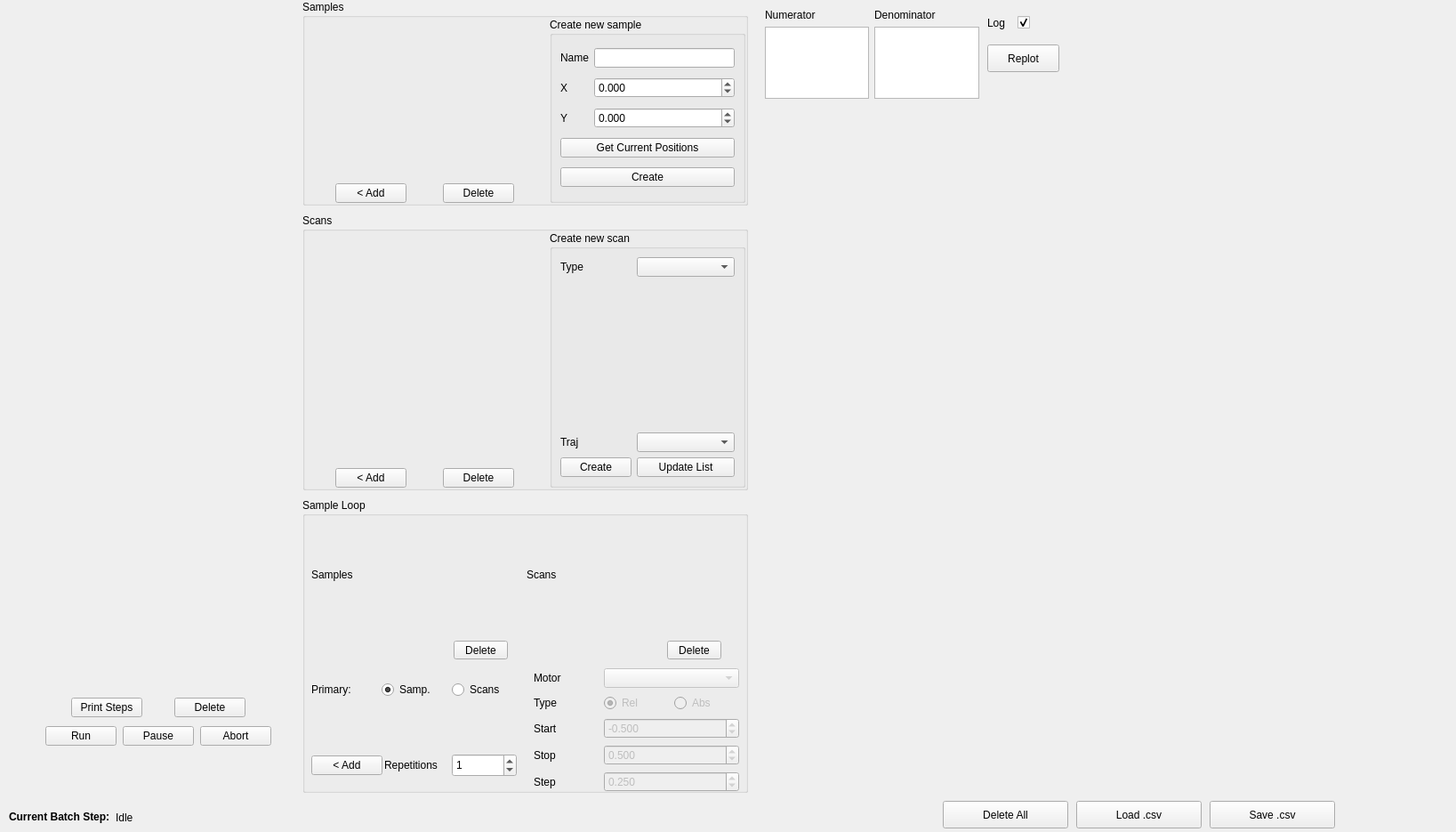
<?xml version="1.0" encoding="UTF-8"?>
<ui version="4.0">
 <class>Form</class>
 <widget class="QWidget" name="Form">
  <property name="geometry">
   <rect>
    <x>0</x>
    <y>0</y>
    <width>1637</width>
    <height>935</height>
   </rect>
  </property>
  <property name="windowTitle">
   <string>Form</string>
  </property>
  <widget class="QWidget" name="verticalLayoutWidget_11">
   <property name="geometry">
    <rect>
     <x>850</x>
     <y>130</y>
     <width>761</width>
     <height>381</height>
    </rect>
   </property>
   <layout class="QVBoxLayout" name="plot_batch_waterfall">
    <property name="spacing">
     <number>0</number>
    </property>
   </layout>
  </widget>
  <widget class="QWidget" name="layoutWidget">
   <property name="geometry">
    <rect>
     <x>10</x>
     <y>910</y>
     <width>971</width>
     <height>17</height>
    </rect>
   </property>
   <layout class="QHBoxLayout" name="horizontalLayout_3">
    <item>
     <widget class="QLabel" name="label_25">
      <property name="sizePolicy">
       <sizepolicy hsizetype="Maximum" vsizetype="Preferred">
        <horstretch>0</horstretch>
        <verstretch>0</verstretch>
       </sizepolicy>
      </property>
      <property name="text">
       <string>&lt;html&gt;&lt;head/&gt;&lt;body&gt;&lt;p&gt;&lt;span style=&quot; font-weight:600;&quot;&gt;Current Batch Step:&lt;/span&gt;&lt;/p&gt;&lt;/body&gt;&lt;/html&gt;</string>
      </property>
     </widget>
    </item>
    <item>
     <widget class="QLabel" name="label_batch_step">
      <property name="text">
       <string>Idle</string>
      </property>
     </widget>
    </item>
   </layout>
  </widget>
  <widget class="QWidget" name="horizontalLayoutWidget_4">
   <property name="geometry">
    <rect>
     <x>1110</x>
     <y>10</y>
     <width>61</width>
     <height>31</height>
    </rect>
   </property>
   <layout class="QHBoxLayout" name="horizontalLayout_7">
    <item>
     <widget class="QLabel" name="label_132">
      <property name="minimumSize">
       <size>
        <width>0</width>
        <height>0</height>
       </size>
      </property>
      <property name="text">
       <string>Log</string>
      </property>
     </widget>
    </item>
    <item>
     <widget class="QCheckBox" name="checkBox_log_batch">
      <property name="text">
       <string/>
      </property>
      <property name="checked">
       <bool>true</bool>
      </property>
      <property name="tristate">
       <bool>false</bool>
      </property>
     </widget>
    </item>
   </layout>
  </widget>
  <widget class="QWidget" name="layoutWidget_2">
   <property name="geometry">
    <rect>
     <x>50</x>
     <y>780</y>
     <width>256</width>
     <height>62</height>
    </rect>
   </property>
   <layout class="QVBoxLayout" name="verticalLayout_2">
    <item>
     <layout class="QHBoxLayout" name="horizontalLayout_2">
      <item>
       <widget class="QPushButton" name="push_batch_print_steps">
        <property name="sizePolicy">
         <sizepolicy hsizetype="Maximum" vsizetype="Fixed">
          <horstretch>0</horstretch>
          <verstretch>0</verstretch>
         </sizepolicy>
        </property>
        <property name="text">
         <string>Print Steps</string>
        </property>
       </widget>
      </item>
      <item>
       <widget class="QPushButton" name="push_batch_delete">
        <property name="sizePolicy">
         <sizepolicy hsizetype="Maximum" vsizetype="Fixed">
          <horstretch>0</horstretch>
          <verstretch>0</verstretch>
         </sizepolicy>
        </property>
        <property name="text">
         <string>Delete</string>
        </property>
       </widget>
      </item>
     </layout>
    </item>
    <item>
     <layout class="QHBoxLayout" name="horizontalLayout_4">
      <item>
       <widget class="QPushButton" name="push_batch_run">
        <property name="sizePolicy">
         <sizepolicy hsizetype="Maximum" vsizetype="Fixed">
          <horstretch>0</horstretch>
          <verstretch>0</verstretch>
         </sizepolicy>
        </property>
        <property name="text">
         <string>Run</string>
        </property>
       </widget>
      </item>
      <item>
       <widget class="QPushButton" name="push_batch_pause">
        <property name="sizePolicy">
         <sizepolicy hsizetype="Maximum" vsizetype="Fixed">
          <horstretch>0</horstretch>
          <verstretch>0</verstretch>
         </sizepolicy>
        </property>
        <property name="text">
         <string>Pause</string>
        </property>
       </widget>
      </item>
      <item>
       <widget class="QPushButton" name="push_batch_abort">
        <property name="sizePolicy">
         <sizepolicy hsizetype="Maximum" vsizetype="Fixed">
          <horstretch>0</horstretch>
          <verstretch>0</verstretch>
         </sizepolicy>
        </property>
        <property name="text">
         <string>Abort</string>
        </property>
       </widget>
      </item>
     </layout>
    </item>
   </layout>
  </widget>
  <widget class="QGroupBox" name="groupBox_4">
   <property name="geometry">
    <rect>
     <x>340</x>
     <y>560</y>
     <width>501</width>
     <height>331</height>
    </rect>
   </property>
   <property name="title">
    <string>Sample Loop</string>
   </property>
   <widget class="QPushButton" name="push_delete_sample_loop">
    <property name="geometry">
     <rect>
      <x>170</x>
      <y>160</y>
      <width>61</width>
      <height>21</height>
     </rect>
    </property>
    <property name="text">
     <string>Delete</string>
    </property>
   </widget>
   <widget class="QWidget" name="gridLayoutWidget_18">
    <property name="geometry">
     <rect>
      <x>10</x>
      <y>20</y>
      <width>481</width>
      <height>131</height>
     </rect>
    </property>
    <layout class="QGridLayout" name="gridLayout_22">
     <property name="spacing">
      <number>2</number>
     </property>
     <item row="0" column="0">
      <widget class="QLabel" name="label_119">
       <property name="text">
        <string>Samples</string>
       </property>
      </widget>
     </item>
     <item row="0" column="1">
      <widget class="QLabel" name="label_120">
       <property name="text">
        <string>Scans</string>
       </property>
      </widget>
     </item>
    </layout>
   </widget>
   <widget class="QPushButton" name="push_delete_sample_loop_scan">
    <property name="geometry">
     <rect>
      <x>410</x>
      <y>160</y>
      <width>61</width>
      <height>21</height>
     </rect>
    </property>
    <property name="text">
     <string>Delete</string>
    </property>
   </widget>
   <widget class="QWidget" name="gridLayoutWidget_19">
    <property name="geometry">
     <rect>
      <x>10</x>
      <y>280</y>
      <width>231</width>
      <height>41</height>
     </rect>
    </property>
    <layout class="QGridLayout" name="gridLayout_29">
     <property name="sizeConstraint">
      <enum>QLayout::SetDefaultConstraint</enum>
     </property>
     <property name="spacing">
      <number>2</number>
     </property>
     <item row="0" column="1">
      <widget class="QLabel" name="label_123">
       <property name="text">
        <string>Repetitions</string>
       </property>
      </widget>
     </item>
     <item row="0" column="2">
      <widget class="QSpinBox" name="spinBox_sample_loop_rep">
       <property name="minimumSize">
        <size>
         <width>0</width>
         <height>26</height>
        </size>
       </property>
       <property name="minimum">
        <number>0</number>
       </property>
       <property name="maximum">
        <number>999</number>
       </property>
       <property name="value">
        <number>1</number>
       </property>
      </widget>
     </item>
     <item row="0" column="0">
      <widget class="QPushButton" name="push_add_sample_loop">
       <property name="text">
        <string>&lt; Add</string>
       </property>
      </widget>
     </item>
    </layout>
   </widget>
   <widget class="QWidget" name="gridLayoutWidget_23">
    <property name="geometry">
     <rect>
      <x>10</x>
      <y>200</y>
      <width>231</width>
      <height>31</height>
     </rect>
    </property>
    <layout class="QGridLayout" name="gridLayout_33">
     <item row="0" column="1">
      <widget class="QRadioButton" name="radioButton_sample_loop">
       <property name="text">
        <string>Samp.</string>
       </property>
       <property name="checked">
        <bool>true</bool>
       </property>
      </widget>
     </item>
     <item row="0" column="0">
      <widget class="QLabel" name="label_127">
       <property name="text">
        <string>Primary:</string>
       </property>
      </widget>
     </item>
     <item row="0" column="2">
      <widget class="QRadioButton" name="radioButton_sample_loop_scans">
       <property name="text">
        <string>Scans</string>
       </property>
      </widget>
     </item>
    </layout>
   </widget>
   <widget class="QWidget" name="gridLayoutWidget_21">
    <property name="geometry">
     <rect>
      <x>260</x>
      <y>190</y>
      <width>231</width>
      <height>142</height>
     </rect>
    </property>
    <layout class="QGridLayout" name="gridLayout_30">
     <item row="3" column="0">
      <widget class="QLabel" name="label_126">
       <property name="text">
        <string>Stop</string>
       </property>
      </widget>
     </item>
     <item row="0" column="0">
      <widget class="QLabel" name="label_124">
       <property name="text">
        <string>Motor</string>
       </property>
      </widget>
     </item>
     <item row="2" column="0">
      <widget class="QLabel" name="label_125">
       <property name="text">
        <string>Start</string>
       </property>
      </widget>
     </item>
     <item row="4" column="0">
      <widget class="QLabel" name="label_128">
       <property name="text">
        <string>Step</string>
       </property>
      </widget>
     </item>
     <item row="1" column="1">
      <widget class="QRadioButton" name="radioButton_sample_rel">
       <property name="enabled">
        <bool>false</bool>
       </property>
       <property name="text">
        <string>Rel</string>
       </property>
       <property name="checked">
        <bool>true</bool>
       </property>
      </widget>
     </item>
     <item row="1" column="0">
      <widget class="QLabel" name="label_129">
       <property name="text">
        <string>Type</string>
       </property>
      </widget>
     </item>
     <item row="1" column="2">
      <widget class="QRadioButton" name="radioButton_sample_abs">
       <property name="enabled">
        <bool>false</bool>
       </property>
       <property name="text">
        <string>Abs</string>
       </property>
      </widget>
     </item>
     <item row="0" column="1" colspan="2">
      <widget class="QComboBox" name="comboBox_sample_loop_motor">
       <property name="enabled">
        <bool>false</bool>
       </property>
      </widget>
     </item>
     <item row="2" column="1" colspan="2">
      <widget class="QDoubleSpinBox" name="doubleSpinBox_motor_range_start">
       <property name="enabled">
        <bool>false</bool>
       </property>
       <property name="decimals">
        <number>3</number>
       </property>
       <property name="minimum">
        <double>-100000.000000000000000</double>
       </property>
       <property name="maximum">
        <double>100000.000000000000000</double>
       </property>
       <property name="value">
        <double>-0.500000000000000</double>
       </property>
      </widget>
     </item>
     <item row="3" column="1" colspan="2">
      <widget class="QDoubleSpinBox" name="doubleSpinBox_motor_range_stop">
       <property name="enabled">
        <bool>false</bool>
       </property>
       <property name="decimals">
        <number>3</number>
       </property>
       <property name="minimum">
        <double>-100000.000000000000000</double>
       </property>
       <property name="maximum">
        <double>100000.000000000000000</double>
       </property>
       <property name="value">
        <double>0.500000000000000</double>
       </property>
      </widget>
     </item>
     <item row="4" column="1" colspan="2">
      <widget class="QDoubleSpinBox" name="doubleSpinBox_motor_range_step">
       <property name="enabled">
        <bool>false</bool>
       </property>
       <property name="decimals">
        <number>3</number>
       </property>
       <property name="minimum">
        <double>-100000.000000000000000</double>
       </property>
       <property name="maximum">
        <double>100000.000000000000000</double>
       </property>
       <property name="value">
        <double>0.250000000000000</double>
       </property>
      </widget>
     </item>
    </layout>
   </widget>
  </widget>
  <widget class="QWidget" name="gridLayoutWidget_20">
   <property name="geometry">
    <rect>
     <x>10</x>
     <y>10</y>
     <width>321</width>
     <height>761</height>
    </rect>
   </property>
   <layout class="QGridLayout" name="gridLayout_24"/>
  </widget>
  <widget class="QPushButton" name="push_save_csv">
   <property name="geometry">
    <rect>
     <x>1360</x>
     <y>900</y>
     <width>141</width>
     <height>31</height>
    </rect>
   </property>
   <property name="text">
    <string>Save .csv</string>
   </property>
  </widget>
  <widget class="QWidget" name="verticalLayoutWidget_12">
   <property name="geometry">
    <rect>
     <x>850</x>
     <y>520</y>
     <width>761</width>
     <height>371</height>
    </rect>
   </property>
   <layout class="QVBoxLayout" name="plot_batch_average">
    <property name="spacing">
     <number>0</number>
    </property>
   </layout>
  </widget>
  <widget class="QGroupBox" name="groupBox_5">
   <property name="geometry">
    <rect>
     <x>340</x>
     <y>240</y>
     <width>501</width>
     <height>311</height>
    </rect>
   </property>
   <property name="title">
    <string>Scans</string>
   </property>
   <layout class="QGridLayout" name="gridLayout_28">
    <property name="leftMargin">
     <number>0</number>
    </property>
    <property name="topMargin">
     <number>0</number>
    </property>
    <property name="rightMargin">
     <number>0</number>
    </property>
    <property name="bottomMargin">
     <number>0</number>
    </property>
    <item row="0" column="5" rowspan="2">
     <widget class="QGroupBox" name="groupBox_6">
      <property name="sizePolicy">
       <sizepolicy hsizetype="Fixed" vsizetype="Preferred">
        <horstretch>0</horstretch>
        <verstretch>0</verstretch>
       </sizepolicy>
      </property>
      <property name="minimumSize">
       <size>
        <width>220</width>
        <height>0</height>
       </size>
      </property>
      <property name="maximumSize">
       <size>
        <width>200</width>
        <height>16777215</height>
       </size>
      </property>
      <property name="title">
       <string>Create new scan</string>
      </property>
      <layout class="QGridLayout" name="gridLayout_27" columnstretch="0,0,0">
       <item row="0" column="0">
        <widget class="QLabel" name="label_121">
         <property name="sizePolicy">
          <sizepolicy hsizetype="Maximum" vsizetype="Preferred">
           <horstretch>0</horstretch>
           <verstretch>0</verstretch>
          </sizepolicy>
         </property>
         <property name="text">
          <string>Type</string>
         </property>
        </widget>
       </item>
       <item row="3" column="0">
        <widget class="QLabel" name="label_122">
         <property name="sizePolicy">
          <sizepolicy hsizetype="Maximum" vsizetype="Preferred">
           <horstretch>0</horstretch>
           <verstretch>0</verstretch>
          </sizepolicy>
         </property>
         <property name="text">
          <string>Traj</string>
         </property>
        </widget>
       </item>
       <item row="4" column="0">
        <widget class="QPushButton" name="push_create_scan">
         <property name="sizePolicy">
          <sizepolicy hsizetype="Minimum" vsizetype="Fixed">
           <horstretch>0</horstretch>
           <verstretch>0</verstretch>
          </sizepolicy>
         </property>
         <property name="maximumSize">
          <size>
           <width>80</width>
           <height>16777215</height>
          </size>
         </property>
         <property name="text">
          <string>Create</string>
         </property>
        </widget>
       </item>
       <item row="3" column="1" colspan="2">
        <widget class="QComboBox" name="comboBox_lut"/>
       </item>
       <item row="0" column="1" colspan="2">
        <widget class="QComboBox" name="comboBox_scans">
         <property name="sizePolicy">
          <sizepolicy hsizetype="Preferred" vsizetype="Fixed">
           <horstretch>0</horstretch>
           <verstretch>0</verstretch>
          </sizepolicy>
         </property>
         <property name="minimumSize">
          <size>
           <width>0</width>
           <height>0</height>
          </size>
         </property>
        </widget>
       </item>
       <item row="1" column="0" colspan="3">
        <layout class="QGridLayout" name="gridLayout_31"/>
       </item>
       <item row="4" column="1" colspan="2">
        <widget class="QPushButton" name="push_create_scan_update">
         <property name="text">
          <string>Update List</string>
         </property>
        </widget>
       </item>
       <item row="2" column="1">
        <spacer name="verticalSpacer_3">
         <property name="orientation">
          <enum>Qt::Vertical</enum>
         </property>
         <property name="sizeHint" stdset="0">
          <size>
           <width>20</width>
           <height>40</height>
          </size>
         </property>
        </spacer>
       </item>
      </layout>
     </widget>
    </item>
    <item row="1" column="1">
     <widget class="QPushButton" name="push_add_scan">
      <property name="sizePolicy">
       <sizepolicy hsizetype="Preferred" vsizetype="Fixed">
        <horstretch>0</horstretch>
        <verstretch>0</verstretch>
       </sizepolicy>
      </property>
      <property name="text">
       <string>&lt; Add</string>
      </property>
     </widget>
    </item>
    <item row="1" column="3">
     <widget class="QPushButton" name="push_delete_scan">
      <property name="sizePolicy">
       <sizepolicy hsizetype="Preferred" vsizetype="Fixed">
        <horstretch>0</horstretch>
        <verstretch>0</verstretch>
       </sizepolicy>
      </property>
      <property name="text">
       <string>Delete</string>
      </property>
     </widget>
    </item>
    <item row="1" column="0">
     <spacer name="horizontalSpacer_4">
      <property name="orientation">
       <enum>Qt::Horizontal</enum>
      </property>
      <property name="sizeHint" stdset="0">
       <size>
        <width>40</width>
        <height>20</height>
       </size>
      </property>
     </spacer>
    </item>
    <item row="1" column="2">
     <spacer name="horizontalSpacer_5">
      <property name="orientation">
       <enum>Qt::Horizontal</enum>
      </property>
      <property name="sizeHint" stdset="0">
       <size>
        <width>40</width>
        <height>20</height>
       </size>
      </property>
     </spacer>
    </item>
    <item row="1" column="4">
     <spacer name="horizontalSpacer_6">
      <property name="orientation">
       <enum>Qt::Horizontal</enum>
      </property>
      <property name="sizeHint" stdset="0">
       <size>
        <width>40</width>
        <height>20</height>
       </size>
      </property>
     </spacer>
    </item>
    <item row="0" column="0" colspan="5">
     <layout class="QGridLayout" name="gridLayout_26">
      <property name="sizeConstraint">
       <enum>QLayout::SetDefaultConstraint</enum>
      </property>
     </layout>
    </item>
   </layout>
  </widget>
  <widget class="QPushButton" name="push_load_csv">
   <property name="geometry">
    <rect>
     <x>1210</x>
     <y>900</y>
     <width>141</width>
     <height>31</height>
    </rect>
   </property>
   <property name="text">
    <string>Load .csv</string>
   </property>
  </widget>
  <widget class="QGroupBox" name="groupBox_2">
   <property name="geometry">
    <rect>
     <x>340</x>
     <y>0</y>
     <width>501</width>
     <height>231</height>
    </rect>
   </property>
   <property name="title">
    <string>Samples</string>
   </property>
   <layout class="QGridLayout" name="gridLayout_25">
    <property name="leftMargin">
     <number>0</number>
    </property>
    <property name="topMargin">
     <number>0</number>
    </property>
    <property name="rightMargin">
     <number>0</number>
    </property>
    <property name="bottomMargin">
     <number>0</number>
    </property>
    <property name="horizontalSpacing">
     <number>6</number>
    </property>
    <item row="0" column="5" rowspan="2">
     <widget class="QGroupBox" name="groupBox_3">
      <property name="sizePolicy">
       <sizepolicy hsizetype="Maximum" vsizetype="Preferred">
        <horstretch>0</horstretch>
        <verstretch>0</verstretch>
       </sizepolicy>
      </property>
      <property name="minimumSize">
       <size>
        <width>220</width>
        <height>0</height>
       </size>
      </property>
      <property name="title">
       <string>Create new sample</string>
      </property>
      <layout class="QGridLayout" name="gridLayout_21">
       <item row="2" column="0">
        <widget class="QLabel" name="label_117">
         <property name="text">
          <string>Y</string>
         </property>
        </widget>
       </item>
       <item row="1" column="0">
        <widget class="QLabel" name="label_116">
         <property name="text">
          <string>X</string>
         </property>
        </widget>
       </item>
       <item row="1" column="1">
        <widget class="QDoubleSpinBox" name="doubleSpinBox_sample_x">
         <property name="decimals">
          <number>3</number>
         </property>
         <property name="minimum">
          <double>-100000.000000000000000</double>
         </property>
         <property name="maximum">
          <double>100000.000000000000000</double>
         </property>
         <property name="value">
          <double>0.000000000000000</double>
         </property>
        </widget>
       </item>
       <item row="2" column="1">
        <widget class="QDoubleSpinBox" name="doubleSpinBox_sample_y">
         <property name="decimals">
          <number>3</number>
         </property>
         <property name="minimum">
          <double>-100000.000000000000000</double>
         </property>
         <property name="maximum">
          <double>100000.000000000000000</double>
         </property>
         <property name="value">
          <double>0.000000000000000</double>
         </property>
        </widget>
       </item>
       <item row="4" column="0" colspan="2">
        <widget class="QPushButton" name="push_create_sample">
         <property name="text">
          <string>Create</string>
         </property>
        </widget>
       </item>
       <item row="0" column="0">
        <widget class="QLabel" name="label_118">
         <property name="text">
          <string>Name</string>
         </property>
        </widget>
       </item>
       <item row="0" column="1">
        <widget class="QLineEdit" name="lineEdit_sample_name"/>
       </item>
       <item row="3" column="0" colspan="2">
        <widget class="QPushButton" name="push_get_sample">
         <property name="text">
          <string>Get Current Positions</string>
         </property>
        </widget>
       </item>
      </layout>
     </widget>
    </item>
    <item row="1" column="1">
     <widget class="QPushButton" name="push_add_sample">
      <property name="sizePolicy">
       <sizepolicy hsizetype="Preferred" vsizetype="Fixed">
        <horstretch>0</horstretch>
        <verstretch>0</verstretch>
       </sizepolicy>
      </property>
      <property name="text">
       <string>&lt; Add</string>
      </property>
     </widget>
    </item>
    <item row="1" column="3">
     <widget class="QPushButton" name="push_delete_sample">
      <property name="sizePolicy">
       <sizepolicy hsizetype="Preferred" vsizetype="Fixed">
        <horstretch>0</horstretch>
        <verstretch>0</verstretch>
       </sizepolicy>
      </property>
      <property name="text">
       <string>Delete</string>
      </property>
     </widget>
    </item>
    <item row="1" column="2">
     <spacer name="horizontalSpacer_2">
      <property name="orientation">
       <enum>Qt::Horizontal</enum>
      </property>
      <property name="sizeHint" stdset="0">
       <size>
        <width>40</width>
        <height>20</height>
       </size>
      </property>
     </spacer>
    </item>
    <item row="1" column="0">
     <spacer name="horizontalSpacer">
      <property name="orientation">
       <enum>Qt::Horizontal</enum>
      </property>
      <property name="sizeHint" stdset="0">
       <size>
        <width>40</width>
        <height>20</height>
       </size>
      </property>
     </spacer>
    </item>
    <item row="1" column="4">
     <spacer name="horizontalSpacer_3">
      <property name="orientation">
       <enum>Qt::Horizontal</enum>
      </property>
      <property name="sizeHint" stdset="0">
       <size>
        <width>40</width>
        <height>20</height>
       </size>
      </property>
     </spacer>
    </item>
    <item row="0" column="0" colspan="5">
     <layout class="QGridLayout" name="gridLayout_23">
      <property name="sizeConstraint">
       <enum>QLayout::SetDefaultConstraint</enum>
      </property>
     </layout>
    </item>
   </layout>
  </widget>
  <widget class="QWidget" name="gridLayoutWidget_22">
   <property name="geometry">
    <rect>
     <x>860</x>
     <y>10</y>
     <width>241</width>
     <height>101</height>
    </rect>
   </property>
   <layout class="QGridLayout" name="gridLayout_32">
    <item row="0" column="0">
     <widget class="QLabel" name="label_130">
      <property name="minimumSize">
       <size>
        <width>100</width>
        <height>0</height>
       </size>
      </property>
      <property name="text">
       <string>Numerator</string>
      </property>
     </widget>
    </item>
    <item row="1" column="0">
     <widget class="QListWidget" name="listWidget_numerator_batch"/>
    </item>
    <item row="0" column="1">
     <widget class="QLabel" name="label_131">
      <property name="minimumSize">
       <size>
        <width>100</width>
        <height>0</height>
       </size>
      </property>
      <property name="text">
       <string>Denominator</string>
      </property>
     </widget>
    </item>
    <item row="1" column="1">
     <widget class="QListWidget" name="listWidget_denominator_batch"/>
    </item>
   </layout>
  </widget>
  <widget class="QPushButton" name="push_replot_batch">
   <property name="geometry">
    <rect>
     <x>1110</x>
     <y>50</y>
     <width>81</width>
     <height>31</height>
    </rect>
   </property>
   <property name="text">
    <string>Replot</string>
   </property>
  </widget>
  <widget class="QPushButton" name="push_batch_delete_all">
   <property name="geometry">
    <rect>
     <x>1060</x>
     <y>900</y>
     <width>141</width>
     <height>31</height>
    </rect>
   </property>
   <property name="sizePolicy">
    <sizepolicy hsizetype="Maximum" vsizetype="Fixed">
     <horstretch>0</horstretch>
     <verstretch>0</verstretch>
    </sizepolicy>
   </property>
   <property name="text">
    <string>Delete All</string>
   </property>
  </widget>
 </widget>
 <resources/>
 <connections/>
</ui>
